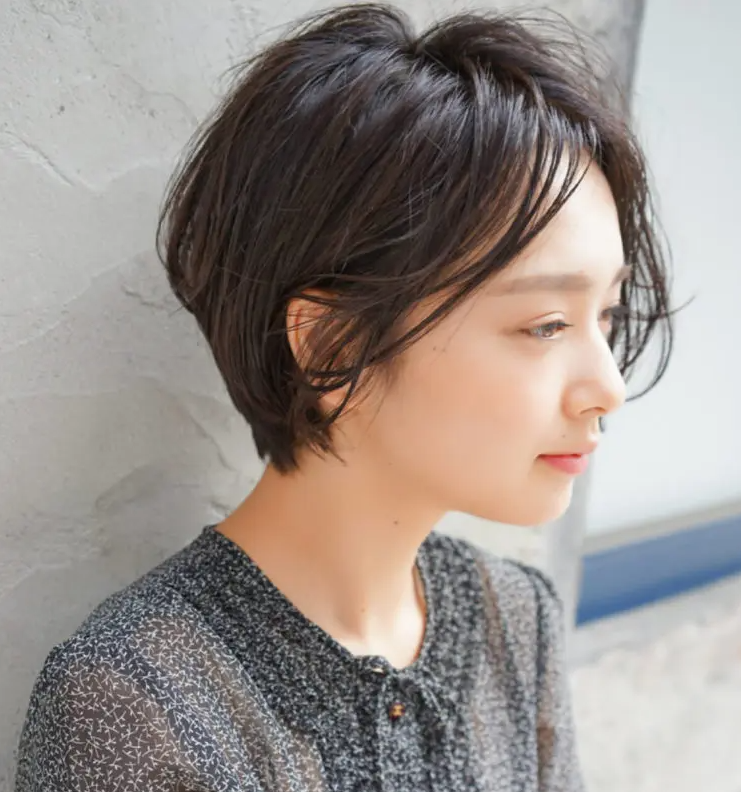
#> input picture person.png, 741 x 792 px
$ python testpil.py
#> lines starting #> are read from the running program, lines starting #| are printed output that depends on the picture
from PIL import Image
import numpy as np
import matplotlib.pyplot as plt

fname = "fish.jpg"
fname2 = "person.png"
pil_im = Image.open(fname2)
#> pil_im is the input picture: PIL image 741x792 RGBA; mean R, G, B, A 151.2, 142.7, 137.8, 255
im = np.array(pil_im)
print(im.shape, im.dtype)
#| (792, 741, 4) uint8

"""
x = [100, 100, 400, 400]
y = [200, 500, 200, 500]
plt.imshow(im)
plt.plot(x, y, "rs-")
##plt.plot(x[:2], y[:2])
"""

im2 = np.array(pil_im.convert("L"))
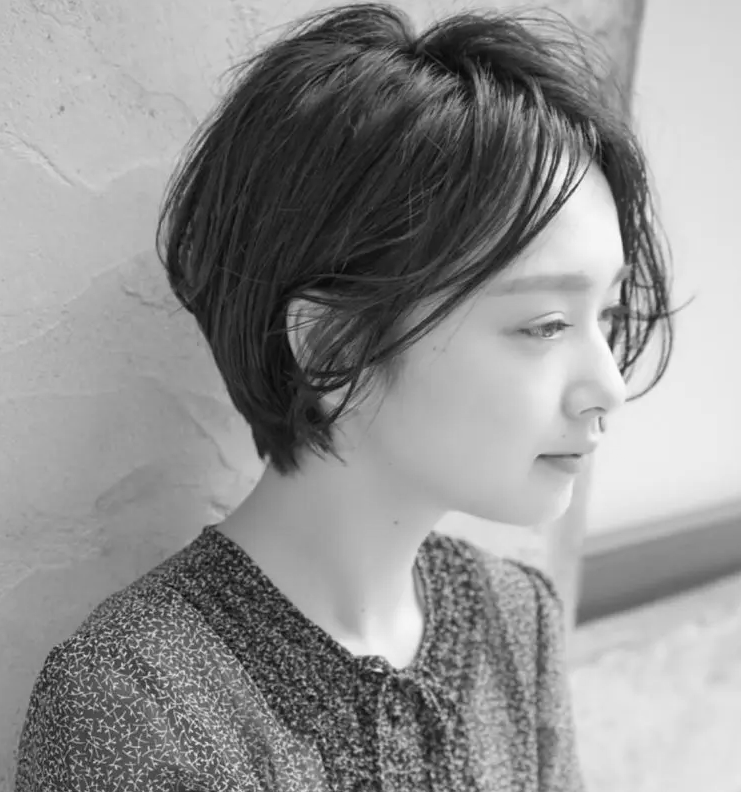
#> im2: shape (792, 741); min 1, max 254, mean 144.7
plt.imshow(im2, cmap="gray")
plt.show()
region = pil_im.crop((400, 100, 700, 400))
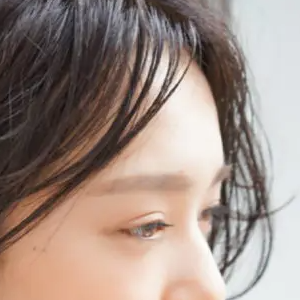
#> region: PIL image 300x300 RGBA; mean R, G, B, A 159, 141.8, 133.2, 255
im = np.array(region.rotate(45))
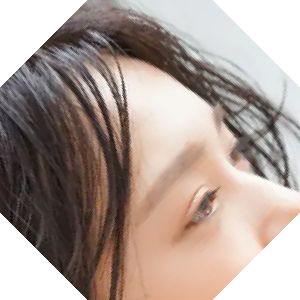
#> im: shape (300, 300, 4); mean R, G, B, A 128.9, 113.8, 106.2, 211.6; transparent parts drawn white
print(im.shape, im.dtype)
#| (300, 300, 4) uint8
plt.imshow(im)

plt.show()

$ run again, with 21071602.jpg saved as person.png
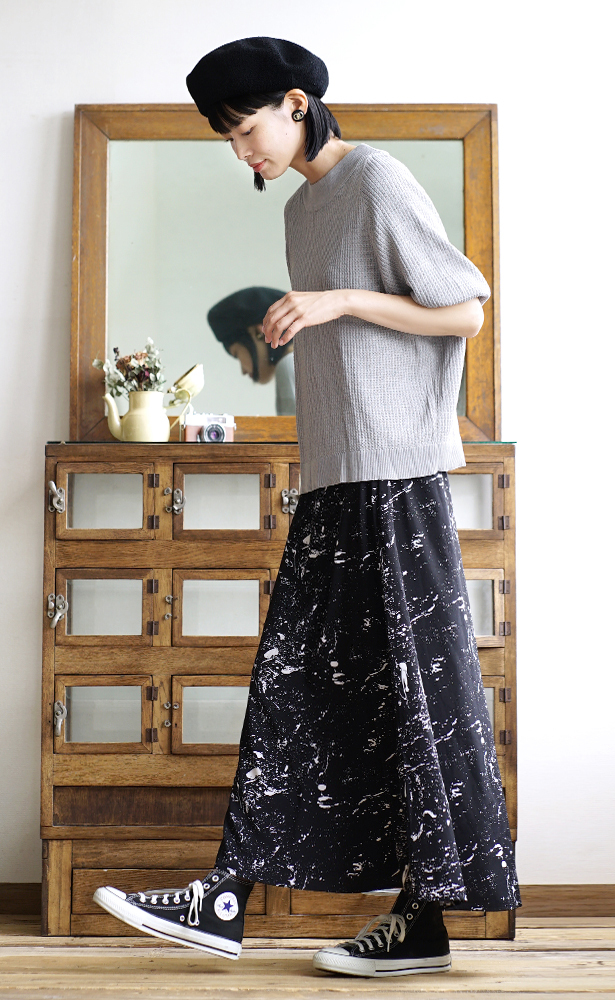
#> input picture 21071602.jpg, 615 x 1000 px
#> pil_im is the input picture: PIL image 615x1000 RGB; mean R, G, B 163.5, 153.9, 144.7
#| (1000, 615, 3) uint8
#> `region = pil_im.crop((400, 100, 700, 400))`:
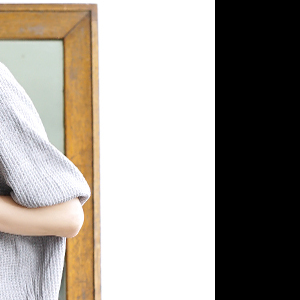
#> region: PIL image 300x300 RGB; mean R, G, B 163.9, 158.2, 151.3
#> `im = np.array(region.rotate(45))`:
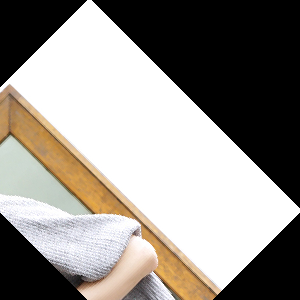
#> im: shape (300, 300, 3); mean R, G, B 147.7, 143.1, 137.6
#| (300, 300, 3) uint8
